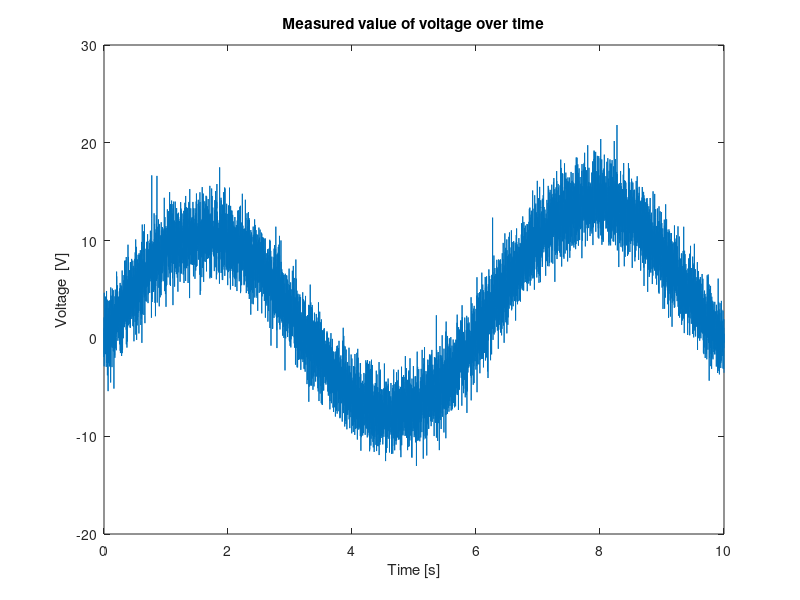

Here is the MATLAB script that generated this plot: (Note: this script raises an error after producing the figure.)
% variabels I will use
n = 10000;                   %number of measurments
A = 10;                      %Amplitude
mu = 0;                      %the average of the random noise is zero
sigma = 0.2*A;               %how large one sigma is
x = linspace(0, n/1000, n)   %since we have 1000 measurments a second we will divide total measurments with 1000
x2 = linspace(-7, 7, n)      %for plotting of the analytic gauss distribution later
analytic_gauss = (1/sqrt(2*pi*sigma^2))*exp(-(x2.^2)/(2*sigma^2)) %analytic gauss function I will use in the last plot

%1 - Getting the data%
accurate_data = A*sin(x);             %the data we would recive without noise and no systematics errors
noise = normrnd(mu,sigma,1, n);       %the randomly distributed gaussian noise 
drift = linspace(0, 0.5*A, n);        %the drift will go from zero to one fifth of the amplitude, this represents a systematic error which gets worse over time
real_data = accurate_data+noise+drift %this will be the measured data

%2 - Plotting the raw data%
figure
plot(x, real_data) %plotting the measured data
title('Measured value of voltage over time')
xlabel('Time [s]')      % x-axis label
ylabel('Voltage  [V]')  % y-axis label

%3 - Making histogram
figure
histogram(real_data, n/500)      %total bars are number of measurments, n, divided by 500, i thought this was an allright amount of bars, but i am unsure about what is common
title('Histogram of measured values of voltage')
xlabel('Voltage [V]')            % x-axis label
ylabel('Number of measurments')  % y-axis label

%{
    This plot tells us that there are more positive measurments of voltage, than negative measurments of voltage.
    And that the largest absolute value of voltage is on the positive side,
    due to the drift in data.
    Note that because of the x-values we chose, we have 2 full local maximums, and only one full local minimum. 
    Because of this we get that we have more measuremnts of voltages around +10 than around -10.
    Another effect of this is the small drift, which means that we should have more measurments of larger values of voltage compared to values around zero, and negative values.
    We see this effect in the histogram.
%}

%4 - Histogram of just the noise
figure
histogram(noise, n/500)
title('Histogram of noise on measurments')
xlabel('Noise value')            % x-axis label
ylabel('Number of measurments')  % y-axis label

%5- Histogram of just the noise, normalized with Gaussian ditribution
figure
title('Histogram of noise on measurments')
xlabel('Noise value')            % x-axis label
ylabel('Number of measurments')  % y-axis label
histogram(noise, 16, 'Normalization', 'probability')
hold on
plot(x2, analytic_gauss)
hold off


%6- remove the drift
new_x = linspace(0, 8*pi, n)
real_data = A*sin(new_x)+noise+2*drift                     %made the drift stronger, and the data to last for a periodic amount of measurments
drift_removed_data = detrend(real_data);                   %using function detrend which removes linear trends from data 
drift = real_data - drift_removed_data;                    %making array of the trend
mean(detrend_sdata)                                        %printing what the average of the detrended data is, to check if it removed the drift

figure
plot(new_x,real_data);                                      %plotting the real data
xlabel('Time [s]');                                         %x-label
ylabel('Voltage [V]');                                      %y-label
hold on
plot(new_x, drift,':r')                                     %plot the drift
plot(new_x, drift_removed_data,'m')                         %plot the data with removed drift
legend('Original Data','Drift','Drift removed Data')        %legend to understand which graph is which

polyfit(new_x, drift, 1)                                     %to get the value of the slope of the drift which was removed